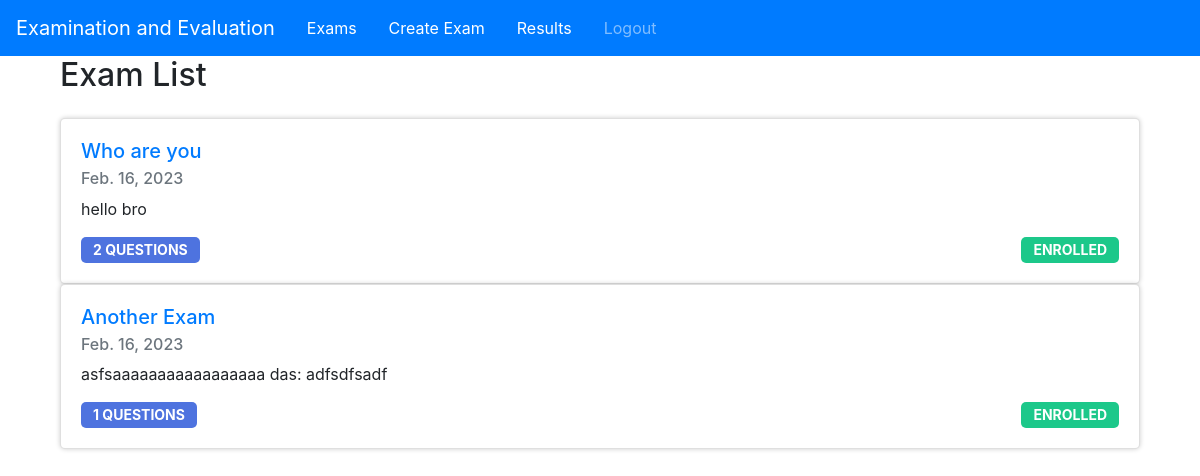
The app's page / (signed in) with its own data.
### exam/models.py (models this page shows, shortened)
class Exam(models.Model):
    exam_name = models.CharField(max_length=200)
    date = models.DateField(auto_now_add=True)
    description = models.TextField(null=True, blank=True)
    def question_count(self):
        return self.question_set.count()

### exam/views.py (the view)
# urls.py: path('', views.exam_list, name='index'),
def exam_list(request):
    exams = Exam.objects.all()
    context = {'exams': exams}
    return render(request, 'exam/exam_list.html', context)

### exam/templatetags/exam_tags.py (called while the page is built)
def is_enrolled(exam,user):
    return Enrollment.objects.filter(exam=exam, user=user).exists()

### templates/exam/exam_list.html (shortened to what this page needs)
{% extends "base.html" %}
{%load exam_tags%}
{% block content %}
  <div class="container">
    <h2 class="mb-4">Exam List</h2>
      {% for exam in exams %}
          <div class="card exam-card">
            <div class="card-body">
              <h5 class="card-title"><a href={%url 'exam_detail' exam.id%}>{{ exam.exam_name }}</a></h5>
              <h6 class="card-subtitle mb-2 text-muted">{{ exam.date }}</h6>
              <p class="card-text">{{ exam.description }}</p>
              <div class="d-flex justify-content-between align-items-center">
                <span class="badge badge-info">{{ exam.question_count }} questions</span>
                {% if exam|is_enrolled:request.user %}
                  <span class="badge badge-success">Enrolled</span>
                {% else %}
                  <span class="badge badge-secondary">Not Enrolled</span>
                {% endif %}
              </div>
            </div>
          </div>
      {% endfor %}
  </div>
  {% endblock %}

### records on screen
Exam: exam_name "Who are you", date "Feb. 16, 2023", description "hello bro", question_count "2", shows "ENROLLED"
Exam: exam_name "Another Exam", date "Feb. 16, 2023", description "asfsaaaaaaaaaaaaaaaaa das: adfsdfsadf", question_count "1", shows "ENROLLED"
